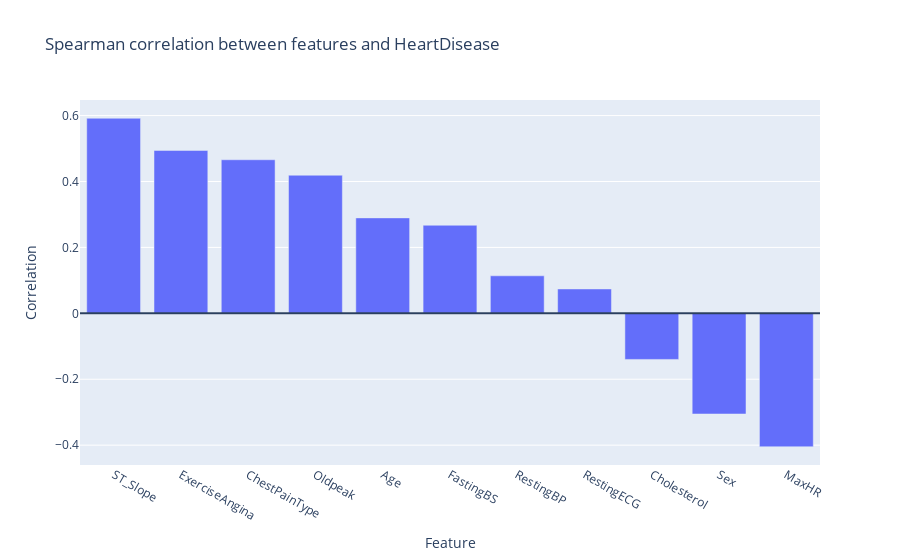

The notebook cell this image was saved under:
### Code cell
import pandas as pd 
import plotly.express as px 
import numpy as np 
from matplotlib import pyplot as plt 
import seaborn as sns
from sklearn.metrics import roc_curve

DataFrame=pd.read_csv('heart.csv')
print(DataFrame.head())
print(DataFrame.info())
#2/3 train 1/3 testing and validation
#error 
#so in total there are 908 dataset 
#Note that there are 5 features variables that need to convert in to some integer for model to understand 
FeaturesConvert=['Sex','ChestPainType','RestingECG','ExerciseAngina','ST_Slope']

for feature in FeaturesConvert:
    Replace={}
    for num,value in enumerate(DataFrame[feature].unique()):
        Replace[value]=num
    DataFrame[feature]=DataFrame[feature].replace(Replace)

print(DataFrame.head())
print(DataFrame.describe())#Statistics propety
#DataFrame=np.array(DataFrame)#change the data in to array for simple manipulation

#print(DataFrame[0:5,:])

#generalize the bar plot to see how the target(HeartDisease) is distributed
y=DataFrame['HeartDisease'].value_counts().sort_index()
print(y[0])
HeartDisease={'No':y[0],'Yes':y[1]}
YesOrNo=list(HeartDisease.keys())
values=list(HeartDisease.values())
fig=plt.figure(figsize=(8,5))

plt.bar(YesOrNo,values,color='Green',width=0.7)
plt.xlabel('Heart Disease')
plt.ylabel('Total Number of cases')
plt.title('Proportion for target class')
fig.show()

y2=DataFrame['Sex'].value_counts().sort_index()
GenderDict={'Male':y2[0],'Female':y2[1]}
fig2=plt.figure(figsize=(8,5))
Gender=list(GenderDict.keys())
value2=list(GenderDict.values())
plt.bar(Gender,value2,color='Green',width=0.69)
plt.xlabel('Gender')
plt.ylabel('Total Number of cases')
plt.title('Elements for each gender')
fig2.show()

def CorrelationHeatmap(Data):
    correlations=DataFrame.corr()
    fig,ax=plt.subplots(figsize=(10,10))
    sns.heatmap(correlations,vmax=1.0,center=0,fmt='.2f',square=True,linewidths=.5,annot=True,cbar_kws={'shrink': .70})
    plt.show()
from sklearn import preprocessing
# Convert from integer to float
scaler = preprocessing.StandardScaler()
# Apply the same scaling to both datasets
train_standardized = scaler.fit_transform(DataFrame.iloc[:,:-1])

CorrelationHeatmap(DataFrame)
from numpy.linalg import eig

w2,v2=eig(np.dot(np.transpose(train_standardized),train_standardized))
print('here is the eigenvalues sssssss')
print('E-value:', w2)
print('E-vector', v2)
#we can see the correlations between Oldpeak and ST_Slop are high 0.5 but the other are fine 

to_sort=DataFrame.corr("spearman")["HeartDisease"].sort_values(ascending=False)
fig = px.bar( x=to_sort.index[1:], y=to_sort.values[1:], 
             title="Spearman correlation between features and HeartDisease",labels={"y": "Correlation","x": "Feature"})
fig.add_hline(y=0)
fig.show()

#we see that Sex and MaxHR and Cholesterol have negative correlation with HeartDisease
print(np.shape(np.array(DataFrame))[1])


AgeData=DataFrame['Age']
AgeData=np.array(AgeData)
plt.hist(AgeData,bins=30,color='blue')
plt.title('Histogram for feature Age')
plt.show()

AgeData=DataFrame['Sex']
AgeData=np.array(AgeData)
plt.hist(AgeData,bins=30,color='blue')
plt.title('Histogram for feature Sex')
plt.show()

AgeData=DataFrame['ChestPainType']
AgeData=np.array(AgeData)
plt.hist(AgeData,bins=30,color='blue')
plt.title('Histogram for feature ChestPainType')
plt.show()

AgeData=DataFrame['RestingBP']
AgeData=np.array(AgeData)
plt.hist(AgeData,bins=40,color='black')
plt.title('Histogram for predictor variable RestingBP')
plt.show()

AgeData=DataFrame['FastingBS']
AgeData=np.array(AgeData)
plt.hist(AgeData,bins=30,color='black')
plt.title('Histogram for feature FastingBS')
plt.show()

AgeData=DataFrame['Cholesterol']
AgeData=np.array(AgeData)
plt.hist(AgeData,bins=50,color='black')
plt.title('Histogram for predictor variable Cholesterol')
plt.show()
#1 RestingBP has an outlier with value 0 
#2 Cholesterol has a large group (172) with value 0 

#In the first case, the outlier can easly be detected and removed using mean and standard deviation. The second case must be handled differently: 
# it'd be wrong to remove all these elements from the dataset so 
# another way to handle this problem could be replace this values with predictions made from a regression model.

### Figure 1 — Plotly figure (JSON) as saved in the notebook; plotly's stock layout.template omitted (floating-point values rounded to 4 significant figures)
{"data": [{"alignmentgroup": "True", "hovertemplate": "Feature=%{x}<br>Correlation=%{y}<extra></extra>", "legendgroup": "", "marker": {"color": "#636efa", "pattern": {"shape": ""}}, "name": "", "offsetgroup": "", "orientation": "v", "showlegend": false, "textposition": "auto", "type": "bar", "x": ["ST_Slope", "ExerciseAngina", "ChestPainType", "Oldpeak", "Age", "FastingBS", "RestingBP", "RestingECG", "Cholesterol", "Sex", "MaxHR"], "xaxis": "x", "y": [0.5919, 0.4943, 0.466, 0.419, 0.2896, 0.2673, 0.1139, 0.07393, -0.1399, -0.3054, -0.4048], "yaxis": "y"}], "layout": {"barmode": "relative", "legend": {"tracegroupgap": 0}, "shapes": [{"type": "line", "x0": 0, "x1": 1, "xref": "x domain", "y0": 0, "y1": 0, "yref": "y"}], "title": {"text": "Spearman correlation between features and HeartDisease"}, "xaxis": {"anchor": "y", "domain": [0, 1], "title": {"text": "Feature"}}, "yaxis": {"anchor": "x", "domain": [0, 1], "title": {"text": "Correlation"}}}}
